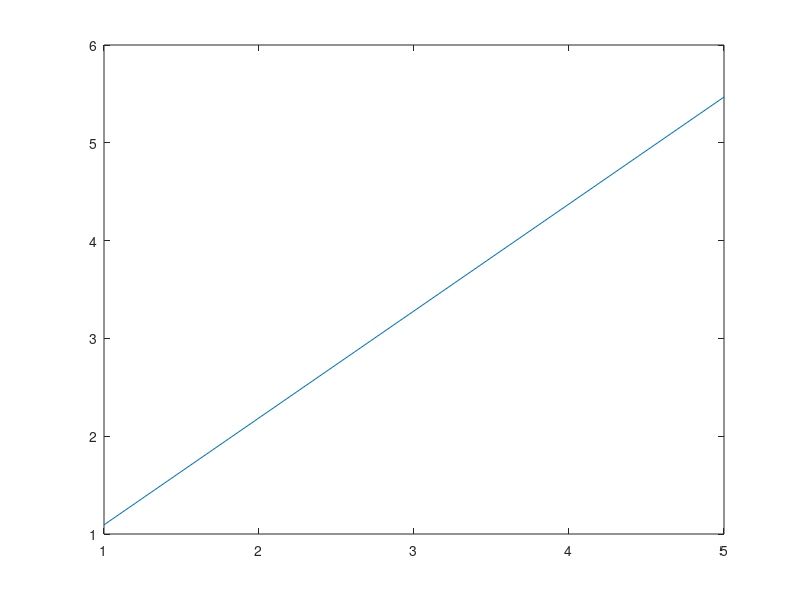

Write the MATLAB code that produced this figure.
%Using MATLAB, write a program to convert de-
%' grees Celsius to degrees Fahrenheit. Plot the results.
clc
clear all
close all

m = input ('insert here the value in Yards: ');
yd = m*1.0936;
yd

f=1:yd;
for i=1:yd;
    c(i)=f(i)*1.0936;
end
plot (f,c);